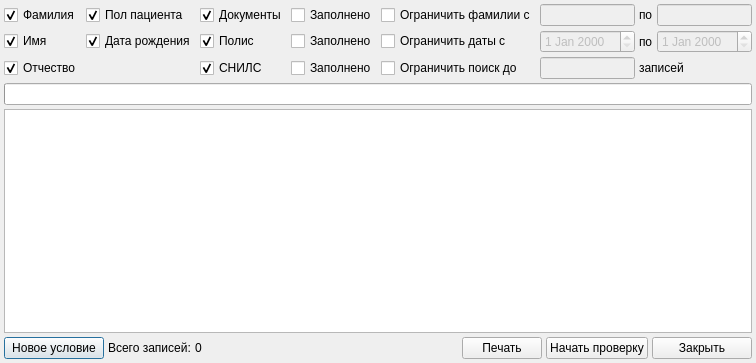
<?xml version="1.0" encoding="UTF-8"?>
<ui version="4.0">
 <class>LogicalControlDoubles</class>
 <widget class="QDialog" name="LogicalControlDoubles">
  <property name="geometry">
   <rect>
    <x>0</x>
    <y>0</y>
    <width>686</width>
    <height>363</height>
   </rect>
  </property>
  <property name="windowTitle">
   <string>Контроль двойников</string>
  </property>
  <layout class="QGridLayout" name="gridLayout_2">
   <property name="leftMargin">
    <number>4</number>
   </property>
   <property name="topMargin">
    <number>4</number>
   </property>
   <property name="rightMargin">
    <number>4</number>
   </property>
   <property name="bottomMargin">
    <number>4</number>
   </property>
   <property name="spacing">
    <number>4</number>
   </property>
   <item row="0" column="0" colspan="7">
    <widget class="QWidget" name="widget" native="true">
     <layout class="QGridLayout" name="gridLayout">
      <property name="leftMargin">
       <number>0</number>
      </property>
      <property name="topMargin">
       <number>0</number>
      </property>
      <property name="rightMargin">
       <number>0</number>
      </property>
      <property name="bottomMargin">
       <number>0</number>
      </property>
      <property name="spacing">
       <number>4</number>
      </property>
      <item row="1" column="8">
       <spacer name="horizontalSpacer_3">
        <property name="orientation">
         <enum>Qt::Horizontal</enum>
        </property>
        <property name="sizeHint" stdset="0">
         <size>
          <width>40</width>
          <height>20</height>
         </size>
        </property>
       </spacer>
      </item>
      <item row="1" column="1">
       <widget class="QCheckBox" name="chkBirthDateClient">
        <property name="text">
         <string>Дата рождения</string>
        </property>
        <property name="checked">
         <bool>true</bool>
        </property>
       </widget>
      </item>
      <item row="1" column="2">
       <widget class="QCheckBox" name="chkPolicyClient">
        <property name="text">
         <string>Полис</string>
        </property>
        <property name="checked">
         <bool>true</bool>
        </property>
       </widget>
      </item>
      <item row="2" column="0">
       <widget class="QCheckBox" name="chkPatrNameClient">
        <property name="sizePolicy">
         <sizepolicy hsizetype="Preferred" vsizetype="Fixed">
          <horstretch>0</horstretch>
          <verstretch>0</verstretch>
         </sizepolicy>
        </property>
        <property name="text">
         <string>Отчество</string>
        </property>
        <property name="checked">
         <bool>true</bool>
        </property>
       </widget>
      </item>
      <item row="0" column="0">
       <widget class="QCheckBox" name="chkLastNameClient">
        <property name="sizePolicy">
         <sizepolicy hsizetype="Preferred" vsizetype="Fixed">
          <horstretch>0</horstretch>
          <verstretch>0</verstretch>
         </sizepolicy>
        </property>
        <property name="text">
         <string>Фамилия</string>
        </property>
        <property name="checked">
         <bool>true</bool>
        </property>
       </widget>
      </item>
      <item row="1" column="0">
       <widget class="QCheckBox" name="chkFirstNameClient">
        <property name="sizePolicy">
         <sizepolicy hsizetype="Preferred" vsizetype="Fixed">
          <horstretch>0</horstretch>
          <verstretch>0</verstretch>
         </sizepolicy>
        </property>
        <property name="text">
         <string>Имя</string>
        </property>
        <property name="checked">
         <bool>true</bool>
        </property>
       </widget>
      </item>
      <item row="2" column="8">
       <spacer name="horizontalSpacer_4">
        <property name="orientation">
         <enum>Qt::Horizontal</enum>
        </property>
        <property name="sizeHint" stdset="0">
         <size>
          <width>40</width>
          <height>20</height>
         </size>
        </property>
       </spacer>
      </item>
      <item row="0" column="1">
       <widget class="QCheckBox" name="chkSexClient">
        <property name="text">
         <string>Пол пациента</string>
        </property>
        <property name="checked">
         <bool>true</bool>
        </property>
       </widget>
      </item>
      <item row="1" column="6">
       <widget class="QLabel" name="lblBirthDateFilter">
        <property name="text">
         <string>по</string>
        </property>
       </widget>
      </item>
      <item row="2" column="2">
       <widget class="QCheckBox" name="chkSNILSClient">
        <property name="text">
         <string>СНИЛС</string>
        </property>
        <property name="checked">
         <bool>true</bool>
        </property>
       </widget>
      </item>
      <item row="0" column="8">
       <spacer name="horizontalSpacer_2">
        <property name="orientation">
         <enum>Qt::Horizontal</enum>
        </property>
        <property name="sizeHint" stdset="0">
         <size>
          <width>40</width>
          <height>20</height>
         </size>
        </property>
       </spacer>
      </item>
      <item row="0" column="2">
       <widget class="QCheckBox" name="chkDocumentsClient">
        <property name="text">
         <string>Документы</string>
        </property>
        <property name="checked">
         <bool>true</bool>
        </property>
       </widget>
      </item>
      <item row="0" column="4">
       <widget class="QCheckBox" name="chkLastNameFilter">
        <property name="text">
         <string>Ограничить фамилии с</string>
        </property>
       </widget>
      </item>
      <item row="1" column="5">
       <widget class="CDateEdit" name="edtBirthDateFilterFrom">
        <property name="enabled">
         <bool>false</bool>
        </property>
       </widget>
      </item>
      <item row="2" column="4">
       <widget class="QCheckBox" name="chkLimitFilter">
        <property name="text">
         <string>Ограничить поиск до</string>
        </property>
       </widget>
      </item>
      <item row="0" column="6">
       <widget class="QLabel" name="lblLastNameFilter">
        <property name="text">
         <string>по</string>
        </property>
       </widget>
      </item>
      <item row="1" column="4">
       <widget class="QCheckBox" name="chkBirthDateFilter">
        <property name="text">
         <string>Ограничить даты с</string>
        </property>
       </widget>
      </item>
      <item row="2" column="6" colspan="2">
       <widget class="QLabel" name="lblLimitFilter">
        <property name="text">
         <string>записей</string>
        </property>
       </widget>
      </item>
      <item row="1" column="7">
       <widget class="CDateEdit" name="edtBirthDateFilterTo">
        <property name="enabled">
         <bool>false</bool>
        </property>
       </widget>
      </item>
      <item row="0" column="5">
       <widget class="QLineEdit" name="edtLastNameFilterFrom">
        <property name="enabled">
         <bool>false</bool>
        </property>
       </widget>
      </item>
      <item row="2" column="5">
       <widget class="QLineEdit" name="edtLimitFilter">
        <property name="enabled">
         <bool>false</bool>
        </property>
       </widget>
      </item>
      <item row="0" column="7">
       <widget class="QLineEdit" name="edtLastNameFilterTo">
        <property name="enabled">
         <bool>false</bool>
        </property>
       </widget>
      </item>
      <item row="0" column="3">
       <widget class="QCheckBox" name="chkHaveDocumentsClient">
        <property name="enabled">
         <bool>true</bool>
        </property>
        <property name="text">
         <string>Заполнено</string>
        </property>
       </widget>
      </item>
      <item row="1" column="3">
       <widget class="QCheckBox" name="chkHavePolicyClient">
        <property name="enabled">
         <bool>true</bool>
        </property>
        <property name="text">
         <string>Заполнено</string>
        </property>
       </widget>
      </item>
      <item row="2" column="3">
       <widget class="QCheckBox" name="chkHaveSNILSClient">
        <property name="enabled">
         <bool>true</bool>
        </property>
        <property name="text">
         <string>Заполнено</string>
        </property>
       </widget>
      </item>
     </layout>
    </widget>
   </item>
   <item row="1" column="0" colspan="7">
    <widget class="CProgressBar" name="prbControlDoubles"/>
   </item>
   <item row="2" column="0" colspan="7">
    <widget class="CControlDoublesPopupMenu" name="tblDoubleClients">
     <property name="selectionMode">
      <enum>QAbstractItemView::ExtendedSelection</enum>
     </property>
    </widget>
   </item>
   <item row="3" column="0">
    <widget class="QPushButton" name="btnNewTuning">
     <property name="sizePolicy">
      <sizepolicy hsizetype="Fixed" vsizetype="Fixed">
       <horstretch>0</horstretch>
       <verstretch>0</verstretch>
      </sizepolicy>
     </property>
     <property name="minimumSize">
      <size>
       <width>100</width>
       <height>0</height>
      </size>
     </property>
     <property name="text">
      <string>Новое условие</string>
     </property>
    </widget>
   </item>
   <item row="3" column="1">
    <widget class="QLabel" name="label">
     <property name="text">
      <string>Всего записей:</string>
     </property>
    </widget>
   </item>
   <item row="3" column="3">
    <spacer name="horizontalSpacer">
     <property name="orientation">
      <enum>Qt::Horizontal</enum>
     </property>
     <property name="sizeHint" stdset="0">
      <size>
       <width>214</width>
       <height>20</height>
      </size>
     </property>
    </spacer>
   </item>
   <item row="3" column="2">
    <widget class="QLabel" name="lblCountRecords">
     <property name="text">
      <string>0</string>
     </property>
     <property name="alignment">
      <set>Qt::AlignCenter</set>
     </property>
    </widget>
   </item>
   <item row="3" column="5">
    <widget class="QPushButton" name="btnBeginCheck">
     <property name="sizePolicy">
      <sizepolicy hsizetype="Fixed" vsizetype="Fixed">
       <horstretch>0</horstretch>
       <verstretch>0</verstretch>
      </sizepolicy>
     </property>
     <property name="minimumSize">
      <size>
       <width>100</width>
       <height>0</height>
      </size>
     </property>
     <property name="text">
      <string>Начать проверку</string>
     </property>
    </widget>
   </item>
   <item row="3" column="6">
    <widget class="QPushButton" name="btnEndCheck">
     <property name="sizePolicy">
      <sizepolicy hsizetype="Fixed" vsizetype="Fixed">
       <horstretch>0</horstretch>
       <verstretch>0</verstretch>
      </sizepolicy>
     </property>
     <property name="minimumSize">
      <size>
       <width>100</width>
       <height>0</height>
      </size>
     </property>
     <property name="text">
      <string>Закрыть</string>
     </property>
    </widget>
   </item>
   <item row="3" column="4">
    <widget class="QPushButton" name="btnPrint">
     <property name="text">
      <string>Печать</string>
     </property>
    </widget>
   </item>
  </layout>
 </widget>
 <customwidgets>
  <customwidget>
   <class>CProgressBar</class>
   <extends>QProgressBar</extends>
   <header>library/ProgressBar.h</header>
  </customwidget>
  <customwidget>
   <class>CControlDoublesPopupMenu</class>
   <extends>QListWidget</extends>
   <header>DataCheck/ControlDoublesPopupMenu.h</header>
  </customwidget>
  <customwidget>
   <class>CDateEdit</class>
   <extends>QDateEdit</extends>
   <header>library/DateEdit.h</header>
  </customwidget>
 </customwidgets>
 <tabstops>
  <tabstop>chkLastNameClient</tabstop>
  <tabstop>chkFirstNameClient</tabstop>
  <tabstop>chkPatrNameClient</tabstop>
  <tabstop>chkSexClient</tabstop>
  <tabstop>chkBirthDateClient</tabstop>
  <tabstop>chkDocumentsClient</tabstop>
  <tabstop>chkHaveDocumentsClient</tabstop>
  <tabstop>chkPolicyClient</tabstop>
  <tabstop>chkHavePolicyClient</tabstop>
  <tabstop>chkSNILSClient</tabstop>
  <tabstop>chkHaveSNILSClient</tabstop>
  <tabstop>chkLastNameFilter</tabstop>
  <tabstop>edtLastNameFilterFrom</tabstop>
  <tabstop>edtLastNameFilterTo</tabstop>
  <tabstop>chkBirthDateFilter</tabstop>
  <tabstop>edtBirthDateFilterFrom</tabstop>
  <tabstop>edtBirthDateFilterTo</tabstop>
  <tabstop>chkLimitFilter</tabstop>
  <tabstop>edtLimitFilter</tabstop>
  <tabstop>tblDoubleClients</tabstop>
  <tabstop>btnNewTuning</tabstop>
  <tabstop>btnPrint</tabstop>
  <tabstop>btnBeginCheck</tabstop>
  <tabstop>btnEndCheck</tabstop>
 </tabstops>
 <resources/>
 <connections>
  <connection>
   <sender>chkBirthDateFilter</sender>
   <signal>toggled(bool)</signal>
   <receiver>edtBirthDateFilterFrom</receiver>
   <slot>setEnabled(bool)</slot>
   <hints>
    <hint type="sourcelabel">
     <x>491</x>
     <y>45</y>
    </hint>
    <hint type="destinationlabel">
     <x>576</x>
     <y>47</y>
    </hint>
   </hints>
  </connection>
  <connection>
   <sender>chkBirthDateFilter</sender>
   <signal>toggled(bool)</signal>
   <receiver>edtBirthDateFilterTo</receiver>
   <slot>setEnabled(bool)</slot>
   <hints>
    <hint type="sourcelabel">
     <x>491</x>
     <y>45</y>
    </hint>
    <hint type="destinationlabel">
     <x>677</x>
     <y>47</y>
    </hint>
   </hints>
  </connection>
  <connection>
   <sender>chkLastNameFilter</sender>
   <signal>toggled(bool)</signal>
   <receiver>edtLastNameFilterFrom</receiver>
   <slot>setEnabled(bool)</slot>
   <hints>
    <hint type="sourcelabel">
     <x>491</x>
     <y>18</y>
    </hint>
    <hint type="destinationlabel">
     <x>576</x>
     <y>17</y>
    </hint>
   </hints>
  </connection>
  <connection>
   <sender>chkLastNameFilter</sender>
   <signal>toggled(bool)</signal>
   <receiver>edtLastNameFilterTo</receiver>
   <slot>setEnabled(bool)</slot>
   <hints>
    <hint type="sourcelabel">
     <x>491</x>
     <y>18</y>
    </hint>
    <hint type="destinationlabel">
     <x>677</x>
     <y>17</y>
    </hint>
   </hints>
  </connection>
  <connection>
   <sender>chkLimitFilter</sender>
   <signal>toggled(bool)</signal>
   <receiver>edtLimitFilter</receiver>
   <slot>setEnabled(bool)</slot>
   <hints>
    <hint type="sourcelabel">
     <x>491</x>
     <y>69</y>
    </hint>
    <hint type="destinationlabel">
     <x>576</x>
     <y>71</y>
    </hint>
   </hints>
  </connection>
  <connection>
   <sender>chkDocumentsClient</sender>
   <signal>toggled(bool)</signal>
   <receiver>chkHaveDocumentsClient</receiver>
   <slot>setEnabled(bool)</slot>
   <hints>
    <hint type="sourcelabel">
     <x>227</x>
     <y>13</y>
    </hint>
    <hint type="destinationlabel">
     <x>310</x>
     <y>13</y>
    </hint>
   </hints>
  </connection>
  <connection>
   <sender>chkPolicyClient</sender>
   <signal>toggled(bool)</signal>
   <receiver>chkHavePolicyClient</receiver>
   <slot>setEnabled(bool)</slot>
   <hints>
    <hint type="sourcelabel">
     <x>227</x>
     <y>37</y>
    </hint>
    <hint type="destinationlabel">
     <x>310</x>
     <y>37</y>
    </hint>
   </hints>
  </connection>
  <connection>
   <sender>chkSNILSClient</sender>
   <signal>toggled(bool)</signal>
   <receiver>chkHaveSNILSClient</receiver>
   <slot>setEnabled(bool)</slot>
   <hints>
    <hint type="sourcelabel">
     <x>227</x>
     <y>61</y>
    </hint>
    <hint type="destinationlabel">
     <x>310</x>
     <y>61</y>
    </hint>
   </hints>
  </connection>
 </connections>
</ui>
